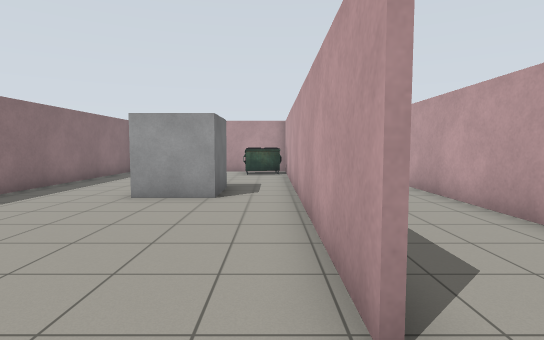
[1] (above)

18 first-person views from a walk through a world built for the Gazebo simulator. The camera is 1.2 m above the floor, tilts 4° down and sees 80° across. The floor is counted in squares, 1 m on a side. Each view is taken from the middle of a square. On the plan, view 1 faces up. The plan holds only what a view shows up to about 13 squares ahead; the rest is blank. Gazebo's built-in surfaces are drawn with simple patterns.

[2]
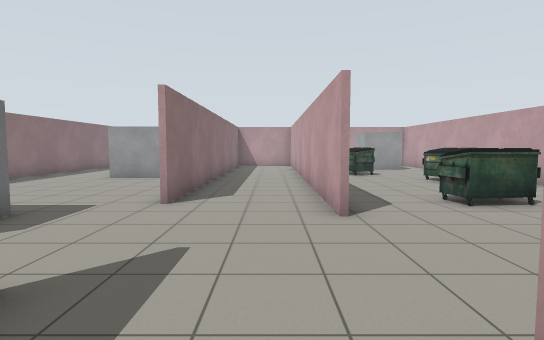

[3]
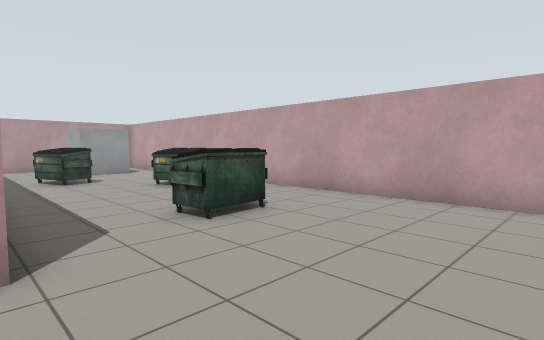

[4]
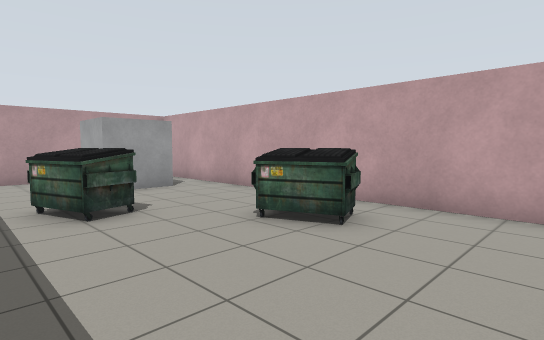

[5]
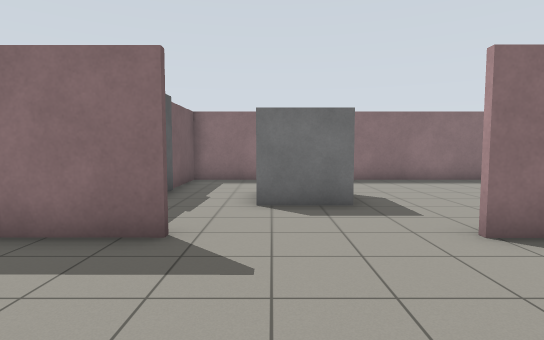

[6]
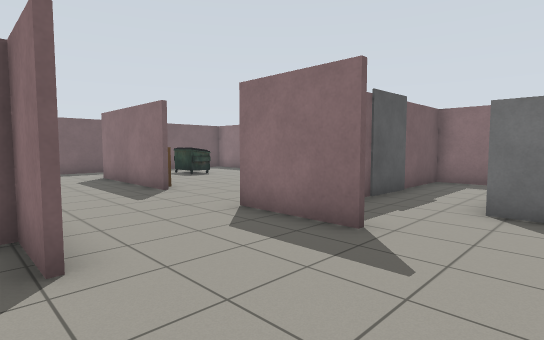

[7]
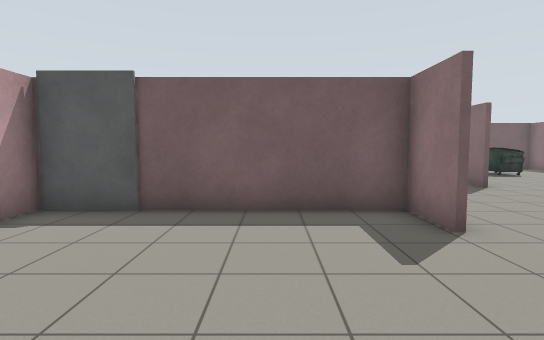

[8]
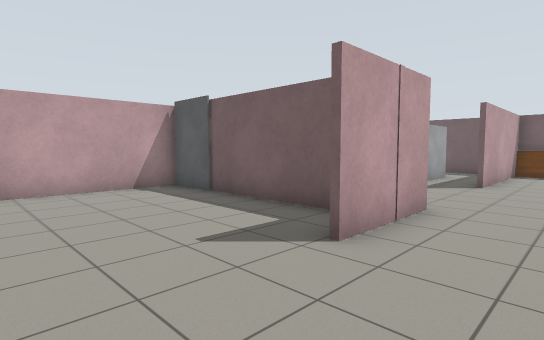

[9]
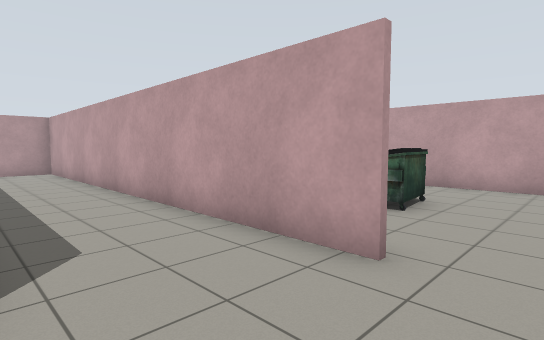

[10]
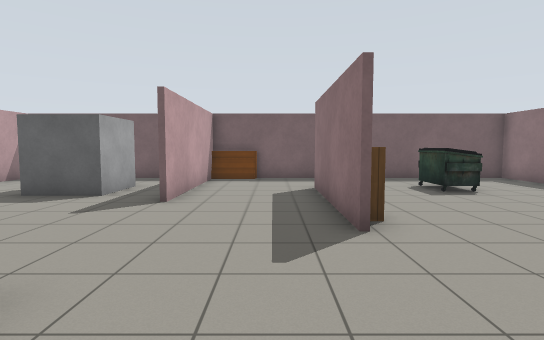

[11]
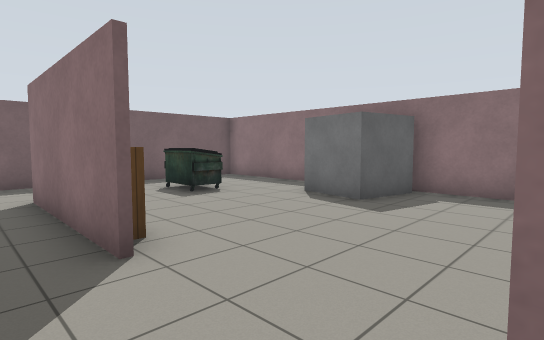

[12]
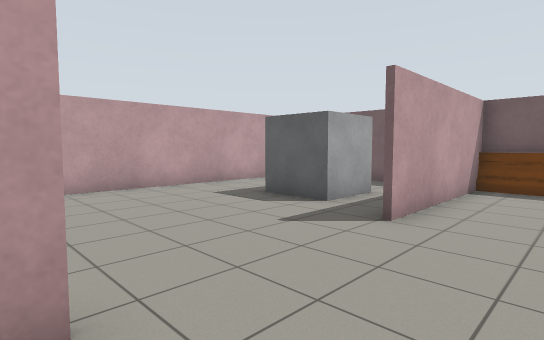

[13]
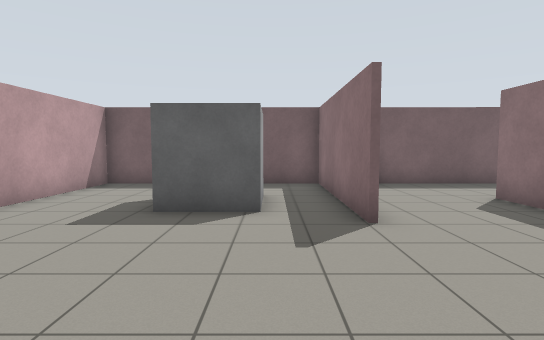

[14]
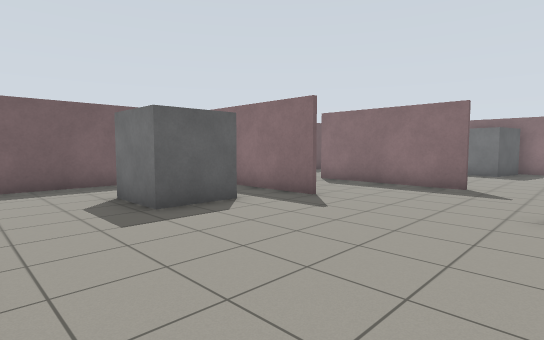

[15]
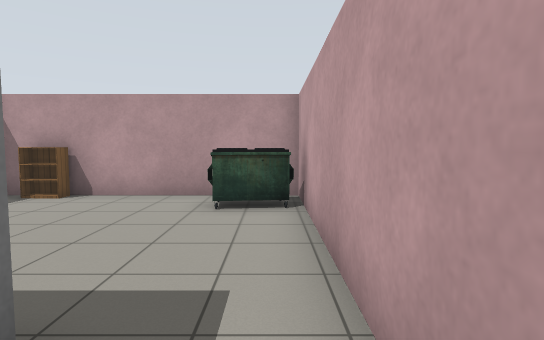

[16]
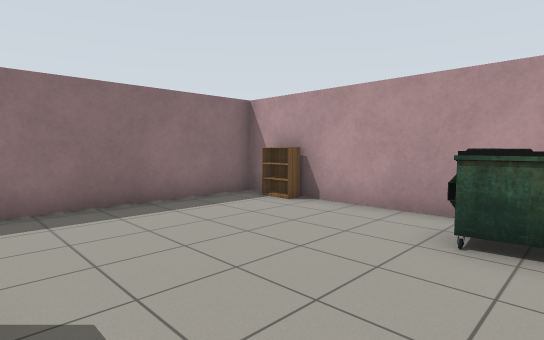

[17]
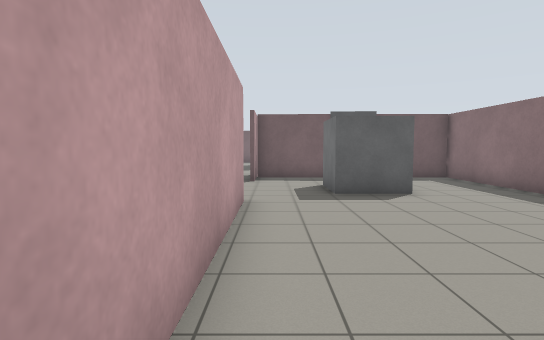

[18]
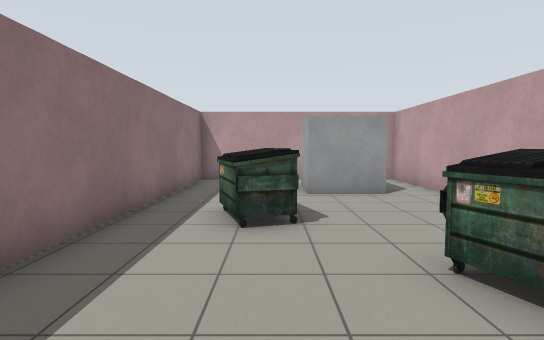

### Floor plan
Ten units are one square. View 1 is at (0, 0); x grows to the right and y downward. Boxes are objects, and circles mark ways between rooms. Rooms are numbered by the first view taken in them; rooms with no view inside come last. Other rooms are left out.
<svg viewBox="-75 -170 195 350">
<path fill="none" stroke="#000" d="M8 -79 8 -18M6 -18 7 -160 -69 -161 -70 39 -43 39M42 -5 42 -143M8 23 8 52M43 35 43 51 96 51M-24 39 6 39 6 28M42 54 42 35M85 -160 44 -160 43 -70M115 52 115 -161M43 110 43 155M8 85 7 136M42 66 42 54M41 155 42 110M-70 123 -70 166 115 167 115 80M-70 62 -70 86"/>
<rect x="-55" y="-165" width="10" height="10" fill="#bbb"><title>bookshelf</title></rect>
<rect x="-35" y="35" width="10" height="10" fill="#bbb"><title>grey box</title></rect>
<rect x="-35" y="-5" width="20" height="20" fill="#bbb"><title>other object</title></rect>
<rect x="-35" y="-95" width="20" height="20" fill="#bbb"><title>other object</title></rect>
<rect x="-15" y="-155" width="20" height="20" fill="#bbb"><title>dumpster</title></rect>
<rect x="55" y="-105" width="20" height="20" fill="#bbb"><title>dumpster</title></rect>
<rect x="65" y="-25" width="20" height="10" fill="#bbb"><title>dumpster</title></rect>
<rect x="75" y="-145" width="10" height="20" fill="#bbb"><title>other object</title></rect>
<rect x="85" y="-75" width="20" height="20" fill="#bbb"><title>dumpster</title></rect>
<rect x="95" y="45" width="10" height="10" fill="#bbb"><title>grey box</title></rect>
<rect x="95" y="-135" width="10" height="10" fill="#bbb"><title>other object</title></rect>
<rect x="-55" y="85" width="10" height="20" fill="#bbb"><title>other object</title></rect>
<rect x="-35" y="125" width="10" height="20" fill="#bbb"><title>dumpster</title></rect>
<rect x="-5" y="95" width="10" height="10" fill="#bbb"><title>bookshelf</title></rect>
<rect x="25" y="155" width="20" height="20" fill="#bbb"><title>barrier</title></rect>
<rect x="55" y="115" width="30" height="30" fill="#bbb"><title>other object</title></rect>
<circle cx="25" cy="45" r="3" fill="#2a7"/>
<text x="30" y="-50">1</text>
<text x="20" y="110">2</text>
</svg>
Room 1 opens to room 2.

Where each view was taken, in squares from view 1:
view 1: 0 up, 0 right, facing up
view 2: 5 down, 3 right, facing up
view 3: 3 down, 4 right, facing up-right
view 4: 3 up, 5 right, facing up-right
view 5: 1 down, 5 right, facing left
view 6: 0 up, 5 right, facing down-left
view 7: 1 up, 7 right, facing down
view 8: 0 up, 2 right, facing down-right
view 9: 1 down, 1 right, facing up-right
view 10: 4 down, 2 right, facing down
view 11: 5 down, 2 right, facing down-left
view 12: 6 down, 2 right, facing down-right
view 13: 6 down, 6 right, facing down
view 14: 6 down, 11 right, facing down-left
view 15: 8 up, 0 right, facing up
view 16: 10 up, 0 right, facing up-left
view 17: 9 up, 0 right, facing down
view 18: 4 up, 7 right, facing up
